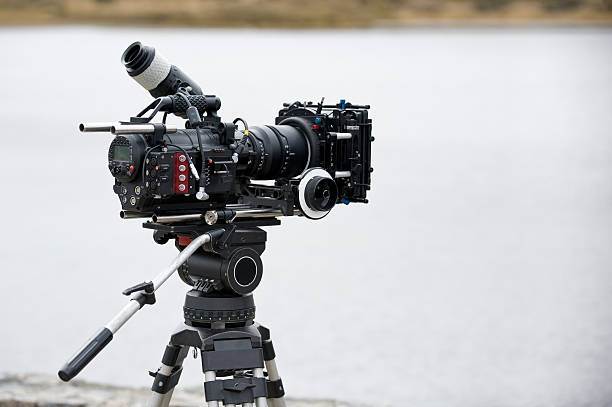
#> input picture Atividade1/imagem.jpg, 612 x 407 px
$ python testew.py
#> lines starting #> are read from the running program, lines starting #| are printed output that depends on the picture
import cv2
import matplotlib.pyplot as plt
import tkinter as tk
from tkinter import filedialog
import numpy as np

path = filedialog.askopenfilename()
#> the answer given: ../Atividade1/imagem.jpg

if path:
    img = cv2.imread(path)
#> img is the input picture: shape (407, 612, 3); mean B, G, R 191.3, 189.7, 189.8
    print(img.shape[2])
#| 3

    r, g, b = cv2.split(img)
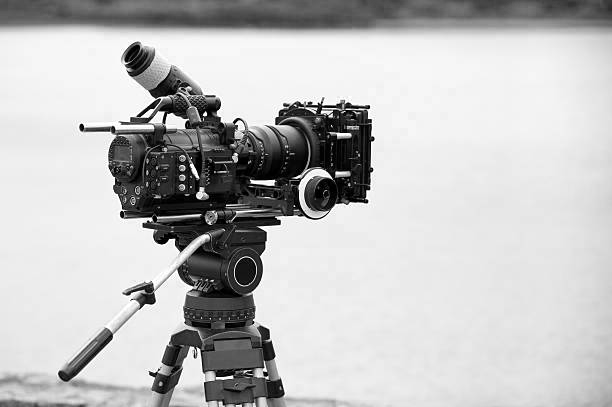
#> r: shape (407, 612); min 0, max 255, mean 191.3
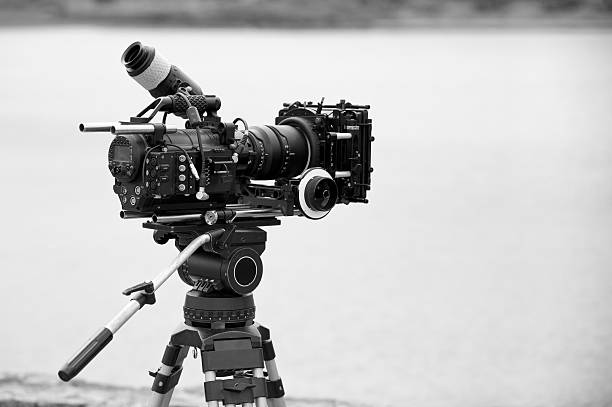
#> g: shape (407, 612); min 0, max 255, mean 189.7
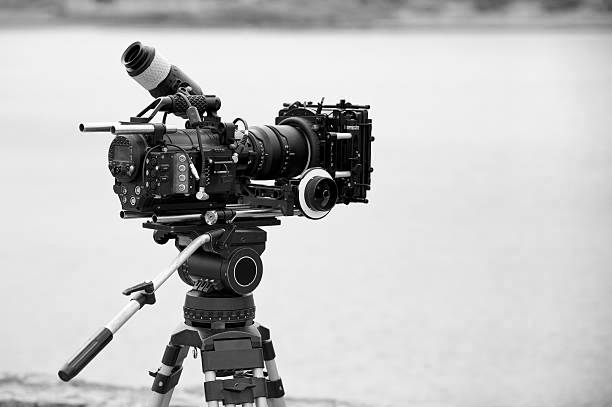
#> b: shape (407, 612); min 0, max 255, mean 189.8

    r_out = np.histogram(r, bins=256, range=(0, 256))
    g_out = np.histogram(g, bins=256, range=(0, 256))
    b_out = np.histogram(b, bins=256, range=(0, 256))

    img_out = np.stack( (r_out[0], g_out[0], b_out[0]), axis=1)
#> img_out = 256 rows, first 8: [1042, 2232, 3271], [146, 924, 583], [1236, 572, 551], [363, 558, 511], [544, 493, 525], [899, 531, 497], [468, 485, 492], [527, 474, 449]
    plt.plot(img_out)
    plt.show()
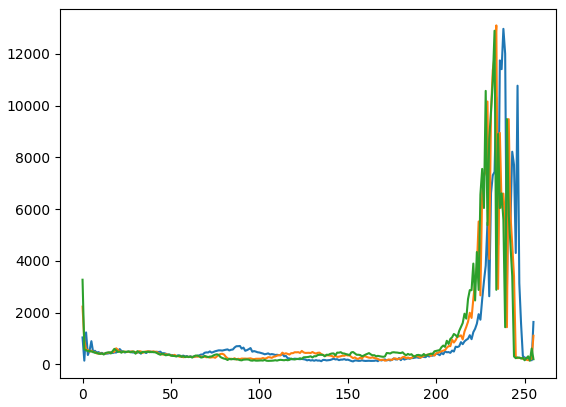
#> figure drawn by matplotlib, 1 panel; curve peaks at x = 238, y = 12961; curve peaks at x = 234, y = 13094; curve peaks at x = 233, y = 12889
